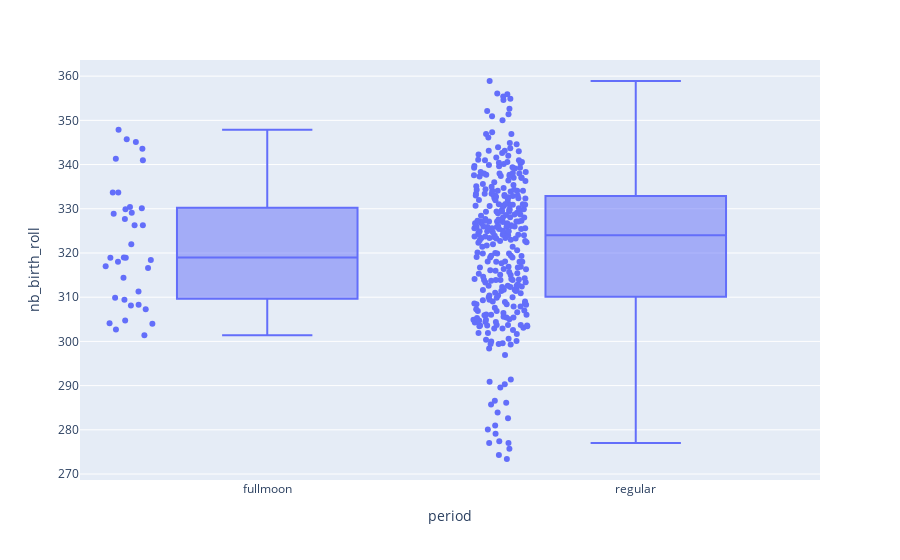

Notebook code cell kept with this figure:
### Code cell
# boxplot of both periods

df_boxplot = pd.DataFrame({'fullmoon': df_moon_value['smooth_rolling_mean'], 'regular':df_normal_value['smooth_rolling_mean']})
df_boxplot = df_boxplot.stack().reset_index().drop(columns='level_0').rename(columns={'level_1':'period', 0:'nb_birth_roll'})

px.box(df_boxplot, x='period', y='nb_birth_roll', points='all')

### Figure 1 — Plotly figure (JSON) as saved in the notebook; plotly's stock layout.template omitted (floating-point values rounded to 4 significant figures; data arrays with more than 128 entries replaced by an {"elided": "..."} marker saying what was removed)
{"data": [{"alignmentgroup": "True", "boxpoints": "all", "hovertemplate": "period=%{x}<br>nb_birth_roll=%{y}<extra></extra>", "legendgroup": "", "marker": {"color": "#636efa"}, "name": "", "notched": false, "offsetgroup": "", "orientation": "v", "showlegend": false, "type": "box", "x": {"elided": "359 str values"}, "x0": " ", "xaxis": "x", "y": {"elided": "359 float values"}, "y0": " ", "yaxis": "y"}], "layout": {"boxmode": "group", "legend": {"tracegroupgap": 0}, "margin": {"t": 60}, "xaxis": {"anchor": "y", "domain": [0, 1], "title": {"text": "period"}}, "yaxis": {"anchor": "x", "domain": [0, 1], "title": {"text": "nb_birth_roll"}}}}
